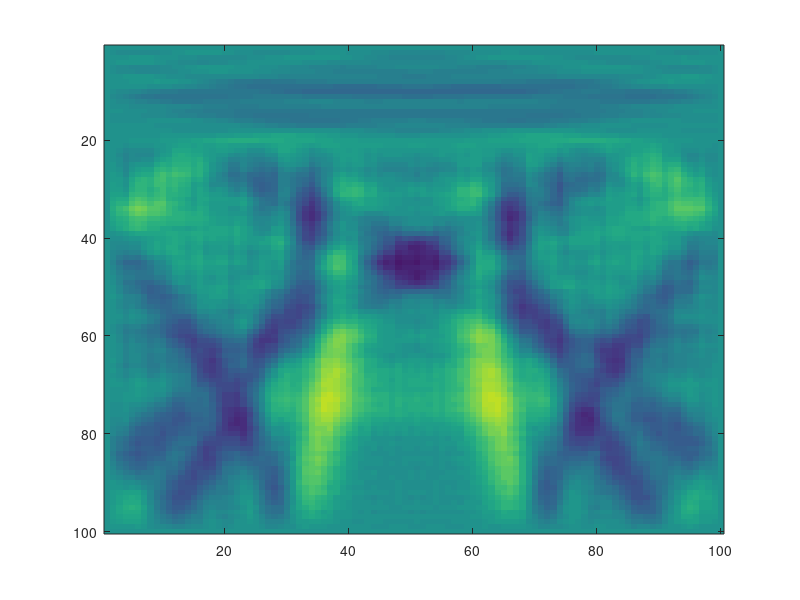

Write the MATLAB code that produced this figure.
function waveEquationIntegrate
% Solution of the wave equation by direct integration.
% All the work is done inside waveEquationUpdate, which
% will work for a wave equation in any number of dimensions.
% The sample setup below is in 2D.
%
% NOTE ABOUT UNITS.
%  Time and distance scale are folded into the parameter
% csq, which stands for "c squared", or speed of sound squared.
% If the time step is dt, and the distance scale is dx, and the
% speed of sound is c, then csq is given by:
%
%   csq = c^2 * dt^2 / dx^2
%

  % Number of iterations
  nIters = 300;
  
  % Set up initial pressure field
  P = zeros(100);
  Pold = P;
  % Disturb a patch in the middle of the tank
  P(40:50,48:52) = 1;

  % Set up speed of sound squared table
  % Slow air-like layer above
  % Fast water-like layer below
  csq = ones(size(P))*0.4;
  csq(1:20,:) = 0.02;
  % Make edges of screen totally reflective
  csq(1,:) = 0;
  csq(:,1) = 0;
  csq(end,:) = 0;
  csq(:,end) = 0;
  
  % Run simulation
  for i = 1:nIters
    % Update pressure field
    [P, Pold] = waveEquationUpdate(P, Pold, csq);
    % Render
    imagesc(P);
    caxis([-1 1]);
    drawnow;
  end
end

function [Pnew, P] = waveEquationUpdate(P, Pold, csq)
% Update the solution to the wave equation by forward integration.
% Input paramters:
%   P     The pressure at the current time
%   Pold  The pressure at the previous time
%   csq   A scalar or table describing the speed of sound squared in the
%         medium at all points.
% Output parameters:
%   Pnew  The pressure at the next time step
%   P     The pressure at the current time step
  nDimensions = length(size(P));
  Pnew = 2 * P .* (1 - csq * nDimensions) - Pold;
  for dimension=1:nDimensions
    shiftSpec = zeros(1, nDimensions);
    shiftSpec(dimension) = 1;
    Pnew = Pnew + csq .* circshift(P, shiftSpec);
    Pnew = Pnew + csq .* circshift(P, -shiftSpec);
  end
end
